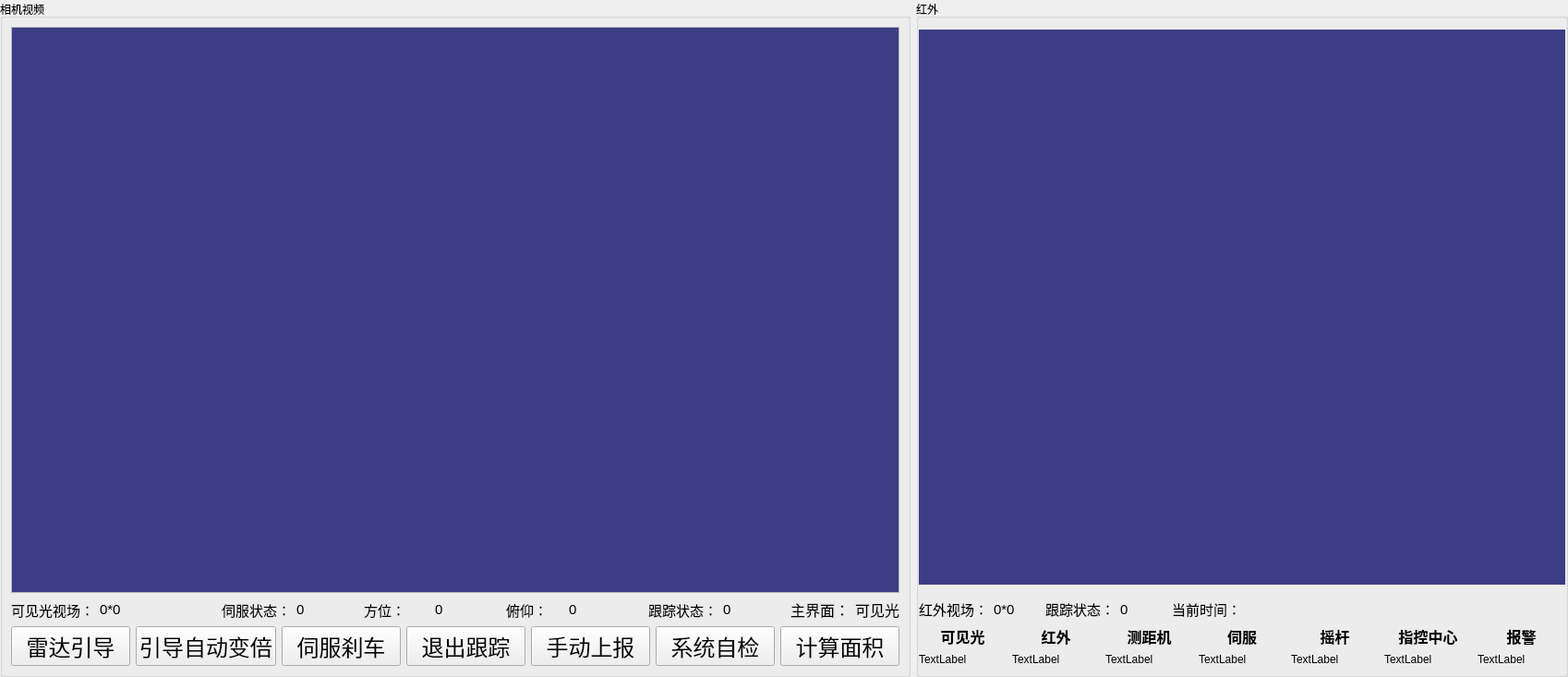
     <widget class="QSplitter" name="splitter">
      <property name="orientation">
       <enum>Qt::Horizontal</enum>
      </property>
      <widget class="QWidget" name="layoutWidget">
       <layout class="QHBoxLayout" name="horizontalLayout_3" stretch="20,18">
        <item>
         <widget class="QGroupBox" name="groupBox">
          <property name="title">
           <string>相机视频</string>
          </property>
          <layout class="QVBoxLayout" name="verticalLayout">
           <item>
            <widget class="QFrame" name="frame_6">
             <property name="frameShape">
              <enum>QFrame::StyledPanel</enum>
             </property>
             <property name="frameShadow">
              <enum>QFrame::Raised</enum>
             </property>
             <layout class="QHBoxLayout" name="horizontalLayout_11">
              <property name="spacing">
               <number>0</number>
              </property>
              <property name="leftMargin">
               <number>0</number>
              </property>
              <property name="topMargin">
               <number>0</number>
              </property>
              <property name="rightMargin">
               <number>0</number>
              </property>
              <property name="bottomMargin">
               <number>0</number>
              </property>
              <item>
               <widget class="QImageView" name="label_videodisplay_vl">
                <property name="sizePolicy">
                 <sizepolicy hsizetype="Expanding" vsizetype="Expanding">
                  <horstretch>0</horstretch>
                  <verstretch>0</verstretch>
                 </sizepolicy>
                </property>
                <property name="minimumSize">
                 <size>
                  <width>960</width>
                  <height>600</height>
                 </size>
                </property>
                <property name="maximumSize">
                 <size>
                  <width>16777215</width>
                  <height>16777215</height>
                 </size>
                </property>
                <property name="styleSheet">
                 <string notr="true">background-color: rgb(61, 61, 134);</string>
                </property>
                <property name="text">
                 <string/>
                </property>
               </widget>
              </item>
             </layout>
            </widget>
           </item>
           <item>
            <layout class="QHBoxLayout" name="horizontalLayout_27" stretch="3,2,2,2,2,1">
             <item>
              <layout class="QHBoxLayout" name="horizontalLayout_6" stretch="1,3">
               <item>
                <widget class="QLabel" name="label_63">
                 <property name="maximumSize">
                  <size>
                   <width>16777215</width>
                   <height>16777215</height>
                  </size>
                 </property>
                 <property name="font">
                  <font>
                   <family>Arial</family>
                   <pointsize>11</pointsize>
                   <weight>50</weight>
                   <bold>false</bold>
                  </font>
                 </property>
                 <property name="text">
                  <string>可见光视场：</string>
                 </property>
                </widget>
               </item>
               <item>
                <widget class="QLabel" name="lb_vl_shichang_2">
                 <property name="minimumSize">
                  <size>
                   <width>0</width>
                   <height>0</height>
                  </size>
                 </property>
                 <property name="maximumSize">
                  <size>
                   <width>16777215</width>
                   <height>16777215</height>
                  </size>
                 </property>
                 <property name="font">
                  <font>
                   <family>Arial</family>
                   <pointsize>11</pointsize>
                   <weight>50</weight>
                   <bold>false</bold>
                  </font>
                 </property>
                 <property name="text">
                  <string>0*0</string>
                 </property>
                </widget>
               </item>
              </layout>
             </item>
             <item>
              <layout class="QHBoxLayout" name="horizontalLayout_12">
               <item>
                <widget class="QLabel" name="label_74">
                 <property name="maximumSize">
                  <size>
                   <width>80</width>
                   <height>16777215</height>
                  </size>
                 </property>
                 <property name="font">
                  <font>
                   <family>Arial</family>
                   <pointsize>11</pointsize>
                   <weight>50</weight>
                   <bold>false</bold>
                  </font>
                 </property>
                 <property name="text">
                  <string>伺服状态：</string>
                 </property>
                </widget>
               </item>
               <item>
                <widget class="QLabel" name="lb_sf_state_2">
                 <property name="minimumSize">
                  <size>
                   <width>50</width>
                   <height>0</height>
                  </size>
                 </property>
                 <property name="maximumSize">
                  <size>
                   <width>80</width>
                   <height>16777215</height>
                  </size>
                 </property>
                 <property name="font">
                  <font>
                   <family>Arial</family>
                   <pointsize>11</pointsize>
                   <weight>50</weight>
                   <bold>false</bold>
                  </font>
                 </property>
                 <property name="text">
                  <string>0</string>
                 </property>
                </widget>
               </item>
              </layout>
             </item>
             <item>
              <layout class="QHBoxLayout" name="horizontalLayout_13">
               <item>
                <widget class="QLabel" name="label_71">
                 <property name="maximumSize">
                  <size>
                   <width>80</width>
                   <height>16777215</height>
                  </size>
                 </property>
                 <property name="font">
                  <font>
                   <family>Arial</family>
                   <pointsize>11</pointsize>
                   <weight>50</weight>
                   <bold>false</bold>
                  </font>
                 </property>
                 <property name="text">
                  <string>方位：</string>
                 </property>
                </widget>
               </item>
               <item>
                <widget class="QLabel" name="lb_sf_fw_2">
                 <property name="minimumSize">
                  <size>
                   <width>50</width>
                   <height>0</height>
                  </size>
                 </property>
                 <property name="maximumSize">
                  <size>
                   <width>80</width>
                   <height>16777215</height>
                  </size>
                 </property>
                 <property name="font">
                  <font>
                   <family>Arial</family>
                   <pointsize>11</pointsize>
                   <weight>50</weight>
                   <bold>false</bold>
                  </font>
                 </property>
                 <property name="text">
                  <string>0</string>
                 </property>
                </widget>
               </item>
              </layout>
             </item>
             <item>
              <layout class="QHBoxLayout" name="horizontalLayout_15" stretch="1,2">
               <item>
                <widget class="QLabel" name="label_72">
                 <property name="maximumSize">
                  <size>
                   <width>80</width>
                   <height>16777215</height>
                  </size>
                 </property>
                 <property name="font">
                  <font>
                   <family>Arial</family>
                   <pointsize>11</pointsize>
                   <weight>50</weight>
                   <bold>false</bold>
                  </font>
                 </property>
                 <property name="text">
                  <string>俯仰：</string>
                 </property>
                </widget>
               </item>
               <item>
                <widget class="QLabel" name="lb_sf_fy_2">
                 <property name="minimumSize">
                  <size>
                   <width>50</width>
                   <height>0</height>
                  </size>
                 </property>
                 <property name="maximumSize">
                  <size>
                   <width>80</width>
                   <height>16777215</height>
                  </size>
                 </property>
                 <property name="font">
                  <font>
                   <family>Arial</family>
                   <pointsize>11</pointsize>
                   <weight>50</weight>
                   <bold>false</bold>
                  </font>
                 </property>
                 <property name="text">
                  <string>0</string>
                 </property>
                </widget>
               </item>
              </layout>
             </item>
             <item>
              <layout class="QHBoxLayout" name="horizontalLayout_16">
               <item>
                <widget class="QLabel" name="label_70">
                 <property name="maximumSize">
                  <size>
                   <width>80</width>
                   <height>16777215</height>
                  </size>
                 </property>
                 <property name="font">
                  <font>
                   <family>Arial</family>
                   <pointsize>11</pointsize>
                   <weight>50</weight>
                   <bold>false</bold>
                  </font>
                 </property>
                 <property name="text">
                  <string>跟踪状态：</string>
                 </property>
                </widget>
               </item>
               <item>
                <widget class="QLabel" name="lb_trackstate_dsp1_2">
                 <property name="minimumSize">
                  <size>
                   <width>50</width>
                   <height>0</height>
                  </size>
                 </property>
                 <property name="maximumSize">
                  <size>
                   <width>80</width>
                   <height>16777215</height>
                  </size>
                 </property>
                 <property name="font">
                  <font>
                   <family>Arial</family>
                   <pointsize>11</pointsize>
                   <weight>50</weight>
                   <bold>false</bold>
                  </font>
                 </property>
                 <property name="text">
                  <string>0</string>
                 </property>
                </widget>
               </item>
              </layout>
             </item>
             <item>
              <layout class="QHBoxLayout" name="horizontalLayout_18">
               <item>
                <widget class="QLabel" name="label_77">
                 <property name="maximumSize">
                  <size>
                   <width>80</width>
                   <height>16777215</height>
                  </size>
                 </property>
                 <property name="font">
                  <font>
                   <family>Arial</family>
                   <pointsize>12</pointsize>
                   <weight>50</weight>
                   <bold>false</bold>
                  </font>
                 </property>
                 <property name="text">
                  <string>主界面：</string>
                 </property>
                </widget>
               </item>
               <item>
                <widget class="QLabel" name="lb_mainvideo">
                 <property name="maximumSize">
                  <size>
                   <width>160</width>
                   <height>16777215</height>
                  </size>
                 </property>
                 <property name="font">
                  <font>
                   <family>Arial</family>
                   <pointsize>12</pointsize>
                   <weight>50</weight>
                   <bold>false</bold>
                  </font>
                 </property>
                 <property name="text">
                  <string>可见光</string>
                 </property>
                </widget>
               </item>
              </layout>
             </item>
            </layout>
           </item>
           <item>
            <layout class="QHBoxLayout" name="horizontalLayout_14">
             <item>
              <widget class="QPushButton" name="btn_devState_Lidar">
               <property name="minimumSize">
                <size>
                 <width>0</width>
                 <height>40</height>
                </size>
               </property>
               <property name="font">
                <font>
                 <family>Arial</family>
                 <pointsize>18</pointsize>
                </font>
               </property>
               <property name="text">
                <string>雷达引导</string>
               </property>
              </widget>
             </item>
             <item>
              <widget class="QPushButton" name="btn_Lidar_YinDao_Focus">
               <property name="minimumSize">
                <size>
                 <width>0</width>
                 <height>40</height>
                </size>
               </property>
               <property name="font">
                <font>
                 <family>Arial</family>
                 <pointsize>18</pointsize>
                </font>
               </property>
               <property name="text">
                <string>引导自动变倍</string>
               </property>
              </widget>
             </item>
             <item>
              <widget class="QPushButton" name="btn_sf_stop">
               <property name="minimumSize">
                <size>
                 <width>0</width>
                 <height>40</height>
                </size>
               </property>
               <property name="font">
                <font>
                 <family>Arial</family>
                 <pointsize>18</pointsize>
                </font>
               </property>
               <property name="styleSheet">
                <string notr="true"/>
               </property>
               <property name="text">
                <string>伺服刹车</string>
               </property>
              </widget>
             </item>
             <item>
              <widget class="QPushButton" name="btn_sf_exit_track_2">
               <property name="minimumSize">
                <size>
                 <width>0</width>
                 <height>40</height>
                </size>
               </property>
               <property name="font">
                <font>
                 <family>Arial</family>
                 <pointsize>18</pointsize>
                </font>
               </property>
               <property name="styleSheet">
                <string notr="true"/>
               </property>
               <property name="text">
                <string>退出跟踪</string>
               </property>
              </widget>
             </item>
             <item>
              <widget class="QPushButton" name="btn_manual_target_send">
               <property name="minimumSize">
                <size>
                 <width>0</width>
                 <height>40</height>
                </size>
               </property>
               <property name="font">
                <font>
                 <family>Arial</family>
                 <pointsize>18</pointsize>
                </font>
               </property>
               <property name="text">
                <string>手动上报</string>
               </property>
              </widget>
             </item>
             <item>
              <widget class="QPushButton" name="btn_selfCheck">
               <property name="minimumSize">
                <size>
                 <width>0</width>
                 <height>40</height>
                </size>
               </property>
               <property name="font">
                <font>
                 <family>Arial</family>
                 <pointsize>18</pointsize>
                </font>
               </property>
               <property name="styleSheet">
                <string notr="true"/>
               </property>
               <property name="text">
                <string>系统自检</string>
               </property>
              </widget>
             </item>
             <item>
              <widget class="QPushButton" name="btn_CountSize">
               <property name="minimumSize">
                <size>
                 <width>0</width>
                 <height>40</height>
                </size>
               </property>
               <property name="font">
                <font>
                 <family>Arial</family>
                 <pointsize>18</pointsize>
                </font>
               </property>
               <property name="styleSheet">
                <string notr="true"/>
               </property>
               <property name="text">
                <string>计算面积</string>
               </property>
              </widget>
             </item>
            </layout>
           </item>
          </layout>
         </widget>
        </item>
        <item>
         <widget class="QGroupBox" name="groupBox_10">
          <property name="title">
           <string>红外</string>
          </property>
          <layout class="QVBoxLayout" name="verticalLayout_8">
           <property name="leftMargin">
            <number>0</number>
           </property>
           <property name="topMargin">
            <number>12</number>
           </property>
           <property name="rightMargin">
            <number>0</number>
           </property>
           <item>
            <widget class="QWidget" name="widget_4" native="true">
             <property name="minimumSize">
              <size>
               <width>0</width>
               <height>610</height>
              </size>
             </property>
             <layout class="QHBoxLayout" name="horizontalLayout_10">
              <property name="spacing">
               <number>6</number>
              </property>
              <property name="leftMargin">
               <number>0</number>
              </property>
              <property name="topMargin">
               <number>0</number>
              </property>
              <property name="rightMargin">
               <number>0</number>
              </property>
              <property name="bottomMargin">
               <number>9</number>
              </property>
              <item>
               <widget class="QImageView" name="label_videodisplay_ir">
                <property name="sizePolicy">
                 <sizepolicy hsizetype="Expanding" vsizetype="Expanding">
                  <horstretch>0</horstretch>
                  <verstretch>0</verstretch>
                 </sizepolicy>
                </property>
                <property name="minimumSize">
                 <size>
                  <width>700</width>
                  <height>500</height>
                 </size>
                </property>
                <property name="maximumSize">
                 <size>
                  <width>16777215</width>
                  <height>16777215</height>
                 </size>
                </property>
                <property name="styleSheet">
                 <string notr="true">background-color: rgb(61, 61, 134);</string>
                </property>
                <property name="text">
                 <string/>
                </property>
               </widget>
              </item>
             </layout>
            </widget>
           </item>
           <item>
            <layout class="QHBoxLayout" name="horizontalLayout_112">
             <item>
              <widget class="QLabel" name="label_73">
               <property name="maximumSize">
                <size>
                 <width>80</width>
                 <height>16777215</height>
                </size>
               </property>
               <property name="font">
                <font>
                 <family>Arial</family>
                 <pointsize>11</pointsize>
                 <weight>50</weight>
                 <bold>false</bold>
                </font>
               </property>
               <property name="text">
                <string>红外视场：</string>
               </property>
              </widget>
             </item>
             <item>
              <widget class="QLabel" name="lb_ir_shichang_2">
               <property name="minimumSize">
                <size>
                 <width>50</width>
                 <height>0</height>
                </size>
               </property>
               <property name="maximumSize">
                <size>
                 <width>80</width>
                 <height>16777215</height>
                </size>
               </property>
               <property name="font">
                <font>
                 <family>Arial</family>
                 <pointsize>11</pointsize>
                 <weight>50</weight>
                 <bold>false</bold>
                </font>
               </property>
               <property name="text">
                <string>0*0</string>
               </property>
              </widget>
             </item>
             <item>
              <widget class="QLabel" name="label_75">
               <property name="maximumSize">
                <size>
                 <width>80</width>
                 <height>16777215</height>
                </size>
               </property>
               <property name="font">
                <font>
                 <family>Arial</family>
                 <pointsize>11</pointsize>
                 <weight>50</weight>
                 <bold>false</bold>
                </font>
               </property>
               <property name="text">
                <string>跟踪状态：</string>
               </property>
              </widget>
             </item>
             <item>
              <widget class="QLabel" name="lb_trackstate_dsp2_2">
               <property name="minimumSize">
                <size>
                 <width>50</width>
                 <height>0</height>
                </size>
               </property>
               <property name="maximumSize">
                <size>
                 <width>80</width>
                 <height>16777215</height>
                </size>
               </property>
               <property name="font">
                <font>
                 <family>Arial</family>
                 <pointsize>11</pointsize>
                 <weight>50</weight>
                 <bold>false</bold>
                </font>
               </property>
               <property name="text">
                <string>0</string>
               </property>
              </widget>
             </item>
             <item>
              <widget class="QLabel" name="label_76">
               <property name="maximumSize">
                <size>
                 <width>80</width>
                 <height>16777215</height>
                </size>
               </property>
               <property name="font">
                <font>
                 <family>Arial</family>
                 <pointsize>11</pointsize>
                 <weight>50</weight>
                 <bold>false</bold>
                </font>
               </property>
               <property name="text">
                <string>当前时间：</string>
               </property>
              </widget>
             </item>
             <item>
              <widget class="QLabel" name="lb_currectTime">
               <property name="minimumSize">
                <size>
                 <width>200</width>
                 <height>0</height>
                </size>
               </property>
               <property name="maximumSize">
                <size>
                 <width>80</width>
                 <height>16777215</height>
                </size>
               </property>
               <property name="font">
                <font>
                 <family>Arial</family>
                 <pointsize>11</pointsize>
                 <weight>50</weight>
                 <bold>false</bold>
                </font>
               </property>
               <property name="text">
                <string/>
               </property>
              </widget>
             </item>
             <item>
              <spacer name="horizontalSpacer_2">
               <property name="orientation">
                <enum>Qt::Horizontal</enum>
               </property>
               <property name="sizeHint" stdset="0">
                <size>
                 <width>40</width>
                 <height>20</height>
                </size>
               </property>
              </spacer>
             </item>
            </layout>
           </item>
           <item>
            <layout class="QHBoxLayout" name="horizontalLayout_2">
             <item>
              <layout class="QVBoxLayout" name="verticalLayout_9">
               <item>
                <widget class="QLabel" name="label_16">
                 <property name="font">
                  <font>
                   <family>Arial</family>
                   <pointsize>12</pointsize>
                   <weight>75</weight>
                   <bold>true</bold>
                  </font>
                 </property>
                 <property name="text">
                  <string>可见光</string>
                 </property>
                 <property name="alignment">
                  <set>Qt::AlignCenter</set>
                 </property>
                </widget>
               </item>
               <item>
                <widget class="QSimpleLed" name="label_vi">
                 <property name="maximumSize">
                  <size>
                   <width>16777215</width>
                   <height>30</height>
                  </size>
                 </property>
                 <property name="text">
                  <string>TextLabel</string>
                 </property>
                </widget>
               </item>
              </layout>
             </item>
             <item>
              <layout class="QVBoxLayout" name="verticalLayout_10">
               <item>
                <widget class="QLabel" name="label_17">
                 <property name="font">
                  <font>
                   <family>Arial</family>
                   <pointsize>12</pointsize>
                   <weight>75</weight>
                   <bold>true</bold>
                  </font>
                 </property>
                 <property name="text">
                  <string>红外</string>
                 </property>
                 <property name="alignment">
                  <set>Qt::AlignCenter</set>
                 </property>
                </widget>
               </item>
               <item>
                <widget class="QSimpleLed" name="label_ir">
                 <property name="maximumSize">
                  <size>
                   <width>16777215</width>
                   <height>30</height>
                  </size>
                 </property>
                 <property name="text">
                  <string>TextLabel</string>
                 </property>
                </widget>
               </item>
              </layout>
             </item>
             <item>
              <layout class="QVBoxLayout" name="verticalLayout_13">
               <item>
                <widget class="QLabel" name="label_20">
                 <property name="font">
                  <font>
                   <family>Arial</family>
                   <pointsize>12</pointsize>
                   <weight>75</weight>
                   <bold>true</bold>
                  </font>
                 </property>
                 <property name="text">
                  <string>测距机</string>
                 </property>
                 <property name="alignment">
                  <set>Qt::AlignCenter</set>
                 </property>
                </widget>
               </item>
               <item>
                <widget class="QSimpleLed" name="label_cj">
                 <property name="maximumSize">
                  <size>
                   <width>16777215</width>
                   <height>30</height>
                  </size>
                 </property>
                 <property name="text">
                  <string>TextLabel</string>
                 </property>
                </widget>
               </item>
              </layout>
             </item>
             <item>
              <layout class="QVBoxLayout" name="verticalLayout_14">
               <item>
                <widget class="QLabel" name="label_19">
                 <property name="font">
                  <font>
                   <family>Arial</family>
                   <pointsize>12</pointsize>
                   <weight>75</weight>
                   <bold>true</bold>
                  </font>
                 </property>
                 <property name="text">
                  <string>伺服</string>
                 </property>
                 <property name="alignment">
                  <set>Qt::AlignCenter</set>
                 </property>
                </widget>
               </item>
               <item>
                <widget class="QSimpleLed" name="label_sf">
                 <property name="maximumSize">
                  <size>
                   <width>16777215</width>
                   <height>30</height>
                  </size>
                 </property>
                 <property name="text">
                  <string>TextLabel</string>
                 </property>
                </widget>
               </item>
              </layout>
             </item>
             <item>
              <layout class="QVBoxLayout" name="verticalLayout_7">
               <item>
                <widget class="QLabel" name="label_25">
                 <property name="font">
                  <font>
                   <family>Arial</family>
                   <pointsize>12</pointsize>
                   <weight>75</weight>
                   <bold>true</bold>
                  </font>
                 </property>
                 <property name="layoutDirection">
                  <enum>Qt::LeftToRight</enum>
                 </property>
                 <property name="text">
                  <string>摇杆</string>
                 </property>
                 <property name="alignment">
                  <set>Qt::AlignCenter</set>
                 </property>
                </widget>
               </item>
               <item>
                <widget class="QSimpleLed" name="label_YG">
                 <property name="maximumSize">
                  <size>
                   <width>16777215</width>
                   <height>30</height>
                  </size>
                 </property>
                 <property name="text">
                  <string>TextLabel</string>
                 </property>
                </widget>
               </item>
              </layout>
             </item>
             <item>
              <layout class="QVBoxLayout" name="verticalLayout_12">
               <item>
                <widget class="QLabel" name="label_21">
                 <property name="font">
                  <font>
                   <family>Arial</family>
                   <pointsize>12</pointsize>
                   <weight>75</weight>
                   <bold>true</bold>
                  </font>
                 </property>
                 <property name="text">
                  <string>指控中心</string>
                 </property>
                 <property name="alignment">
                  <set>Qt::AlignCenter</set>
                 </property>
                </widget>
               </item>
               <item>
                <widget class="QSimpleLed" name="label_SJK">
                 <property name="maximumSize">
                  <size>
                   <width>16777215</width>
                   <height>30</height>
                  </size>
                 </property>
                 <property name="text">
                  <string>TextLabel</string>
                 </property>
                </widget>
               </item>
              </layout>
             </item>
             <item>
              <layout class="QVBoxLayout" name="verticalLayout_16">
               <item>
                <widget class="QLabel" name="label_22">
                 <property name="font">
                  <font>
                   <family>Arial</family>
                   <pointsize>12</pointsize>
                   <weight>75</weight>
                   <bold>true</bold>
                  </font>
                 </property>
                 <property name="text">
                  <string>报警</string>
                 </property>
                 <property name="alignment">
                  <set>Qt::AlignCenter</set>
                 </property>
                </widget>
               </item>
               <item>
                <widget class="QSimpleLed" name="label_BG">
                 <property name="maximumSize">
                  <size>
                   <width>16777215</width>
                   <height>30</height>
                  </size>
                 </property>
                 <property name="text">
                  <string>TextLabel</string>
                 </property>
                </widget>
               </item>
              </layout>
             </item>
            </layout>
           </item>
          </layout>
         </widget>
        </item>
       </layout>
      </widget>
     </widget>
